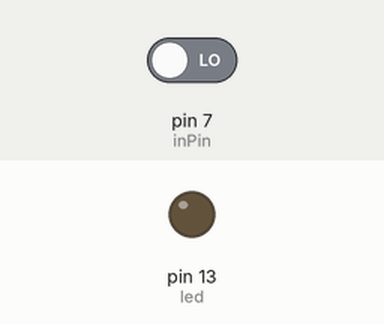
Simulated run of this sketch. Board: Arduino Uno, built with avr-gcc and run on an emulated ATmega328P. Parts: output pins drawn as LEDs (lit = HIGH). The inputs (shaded band) are chosen by the test bench; at power-on: pin 7 (inPin) LOW. What the sketch prints to the serial monitor is not drawn.

Above: at 1.2 s.
1.3 s: pin 7 (inPin) driven HIGH
At 2.4 s:
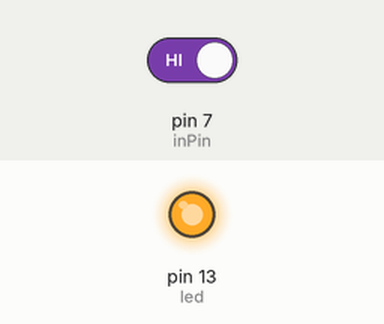
2.8 s: pin 7 (inPin) driven LOW
At 3.6 s:
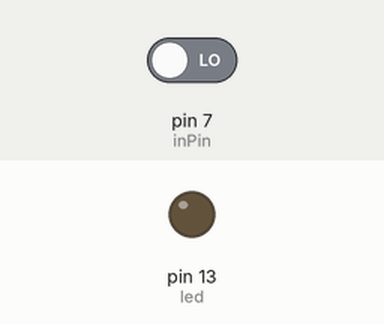
Timing chart, 0 to 5.8 s (numbered marks = the images above; inputs shaded):
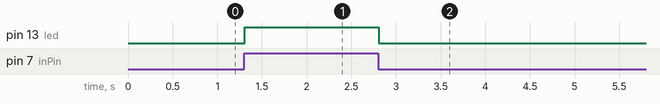

The sketch:

Ex6.ino
```cpp
int inPin = 7;    // pushbutton connected to digital pin 7
int led=13;
void setup()
{
  Serial.begin(9600);
  pinMode(inPin, INPUT);
  pinMode(led, OUTPUT);
}

void loop() {
  int val = digitalRead(inPin);
  Serial.println(val);
  if(val)
  {
    digitalWrite(led,HIGH);
  }
  else
  {
    digitalWrite(led,LOW);
  }
}
```

Measured:
- after the input at 1.3 s, pin 13 (led): LOW → HIGH at once
- after the input at 2.8 s, pin 13 (led): HIGH → LOW at once
